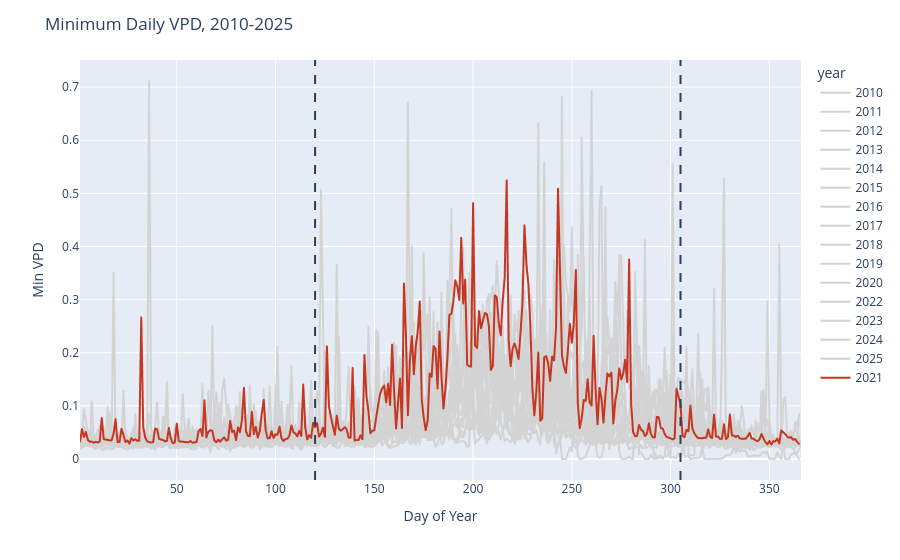

Notebook code cell kept with this figure:
### Code cell
### Min VPD
fig_min_vpd = create_annual_lineplot(grouped_weather_vpd, val_column='min_val', year_list=list(range(2010,2025 + 1)), highlight_year='2021')
fig_min_vpd.update_layout(title='Minimum Daily VPD, 2010-2025', xaxis_title='Day of Year', yaxis_title='Min VPD')
fig_min_vpd.show()

### Figure 1 — Plotly figure (JSON) as saved in the notebook; plotly's stock layout.template omitted (floating-point values rounded to 4 significant figures; data arrays with more than 128 entries replaced by an {"elided": "..."} marker saying what was removed)
{"data": [{"hovertemplate": "year=2010<br>DOY=%{x}<br>min_val=%{y}<extra></extra>", "legendgroup": "2010", "line": {"color": "lightgrey", "dash": "solid"}, "marker": {"symbol": "circle"}, "mode": "lines", "name": "2010", "showlegend": true, "type": "scattergl", "x": {"elided": "357 int values"}, "xaxis": "x", "y": {"elided": "357 float values"}, "yaxis": "y"}, {"hovertemplate": "year=2011<br>DOY=%{x}<br>min_val=%{y}<extra></extra>", "legendgroup": "2011", "line": {"color": "lightgrey", "dash": "solid"}, "marker": {"symbol": "circle"}, "mode": "lines", "name": "2011", "showlegend": true, "type": "scattergl", "x": {"elided": "364 int values"}, "xaxis": "x", "y": {"elided": "364 float values"}, "yaxis": "y"}, {"hovertemplate": "year=2012<br>DOY=%{x}<br>min_val=%{y}<extra></extra>", "legendgroup": "2012", "line": {"color": "lightgrey", "dash": "solid"}, "marker": {"symbol": "circle"}, "mode": "lines", "name": "2012", "showlegend": true, "type": "scattergl", "x": {"elided": "366 int values"}, "xaxis": "x", "y": {"elided": "366 float values"}, "yaxis": "y"}, {"hovertemplate": "year=2013<br>DOY=%{x}<br>min_val=%{y}<extra></extra>", "legendgroup": "2013", "line": {"color": "lightgrey", "dash": "solid"}, "marker": {"symbol": "circle"}, "mode": "lines", "name": "2013", "showlegend": true, "type": "scattergl", "x": {"elided": "365 int values"}, "xaxis": "x", "y": {"elided": "365 float values"}, "yaxis": "y"}, {"hovertemplate": "year=2014<br>DOY=%{x}<br>min_val=%{y}<extra></extra>", "legendgroup": "2014", "line": {"color": "lightgrey", "dash": "solid"}, "marker": {"symbol": "circle"}, "mode": "lines", "name": "2014", "showlegend": true, "type": "scattergl", "x": {"elided": "365 int values"}, "xaxis": "x", "y": {"elided": "365 float values"}, "yaxis": "y"}, {"hovertemplate": "year=2015<br>DOY=%{x}<br>min_val=%{y}<extra></extra>", "legendgroup": "2015", "line": {"color": "lightgrey", "dash": "solid"}, "marker": {"symbol": "circle"}, "mode": "lines", "name": "2015", "showlegend": true, "type": "scattergl", "x": {"elided": "365 int values"}, "xaxis": "x", "y": {"elided": "365 float values"}, "yaxis": "y"}, {"hovertemplate": "year=2016<br>DOY=%{x}<br>min_val=%{y}<extra></extra>", "legendgroup": "2016", "line": {"color": "lightgrey", "dash": "solid"}, "marker": {"symbol": "circle"}, "mode": "lines", "name": "2016", "showlegend": true, "type": "scattergl", "x": {"elided": "366 int values"}, "xaxis": "x", "y": {"elided": "366 float values"}, "yaxis": "y"}, {"hovertemplate": "year=2017<br>DOY=%{x}<br>min_val=%{y}<extra></extra>", "legendgroup": "2017", "line": {"color": "lightgrey", "dash": "solid"}, "marker": {"symbol": "circle"}, "mode": "lines", "name": "2017", "showlegend": true, "type": "scattergl", "x": {"elided": "346 int values"}, "xaxis": "x", "y": {"elided": "346 float values"}, "yaxis": "y"}, {"hovertemplate": "year=2018<br>DOY=%{x}<br>min_val=%{y}<extra></extra>", "legendgroup": "2018", "line": {"color": "lightgrey", "dash": "solid"}, "marker": {"symbol": "circle"}, "mode": "lines", "name": "2018", "showlegend": true, "type": "scattergl", "x": {"elided": "365 int values"}, "xaxis": "x", "y": {"elided": "365 float values"}, "yaxis": "y"}, {"hovertemplate": "year=2019<br>DOY=%{x}<br>min_val=%{y}<extra></extra>", "legendgroup": "2019", "line": {"color": "lightgrey", "dash": "solid"}, "marker": {"symbol": "circle"}, "mode": "lines", "name": "2019", "showlegend": true, "type": "scattergl", "x": {"elided": "365 int values"}, "xaxis": "x", "y": {"elided": "365 float values"}, "yaxis": "y"}, {"hovertemplate": "year=2020<br>DOY=%{x}<br>min_val=%{y}<extra></extra>", "legendgroup": "2020", "line": {"color": "lightgrey", "dash": "solid"}, "marker": {"symbol": "circle"}, "mode": "lines", "name": "2020", "showlegend": true, "type": "scattergl", "x": {"elided": "366 int values"}, "xaxis": "x", "y": {"elided": "366 float values"}, "yaxis": "y"}, {"hovertemplate": "year=2022<br>DOY=%{x}<br>min_val=%{y}<extra></extra>", "legendgroup": "2022", "line": {"color": "lightgrey", "dash": "solid"}, "marker": {"symbol": "circle"}, "mode": "lines", "name": "2022", "showlegend": true, "type": "scattergl", "x": {"elided": "365 int values"}, "xaxis": "x", "y": {"elided": "365 float values"}, "yaxis": "y"}, {"hovertemplate": "year=2023<br>DOY=%{x}<br>min_val=%{y}<extra></extra>", "legendgroup": "2023", "line": {"color": "lightgrey", "dash": "solid"}, "marker": {"symbol": "circle"}, "mode": "lines", "name": "2023", "showlegend": true, "type": "scattergl", "x": {"elided": "362 int values"}, "xaxis": "x", "y": {"elided": "362 float values"}, "yaxis": "y"}, {"hovertemplate": "year=2024<br>DOY=%{x}<br>min_val=%{y}<extra></extra>", "legendgroup": "2024", "line": {"color": "lightgrey", "dash": "solid"}, "marker": {"symbol": "circle"}, "mode": "lines", "name": "2024", "showlegend": true, "type": "scattergl", "x": {"elided": "366 int values"}, "xaxis": "x", "y": {"elided": "366 float values"}, "yaxis": "y"}, {"hovertemplate": "year=2025<br>DOY=%{x}<br>min_val=%{y}<extra></extra>", "legendgroup": "2025", "line": {"color": "lightgrey", "dash": "solid"}, "marker": {"symbol": "circle"}, "mode": "lines", "name": "2025", "showlegend": true, "type": "scattergl", "x": {"elided": "365 int values"}, "xaxis": "x", "y": {"elided": "365 float values"}, "yaxis": "y"}, {"hovertemplate": "year=2021<br>DOY=%{x}<br>min_val=%{y}<extra></extra>", "legendgroup": "2021", "line": {"color": "#c73620", "dash": "solid"}, "marker": {"symbol": "circle"}, "mode": "lines", "name": "2021", "showlegend": true, "type": "scattergl", "x": {"elided": "365 int values"}, "xaxis": "x", "y": {"elided": "365 float values"}, "yaxis": "y"}], "layout": {"legend": {"title": {"text": "year"}, "tracegroupgap": 0}, "margin": {"t": 60}, "shapes": [{"line": {"dash": "dash"}, "type": "line", "x0": "120", "x1": "120", "xref": "x", "y0": 0, "y1": 1, "yref": "y domain"}, {"line": {"dash": "dash"}, "type": "line", "x0": "305", "x1": "305", "xref": "x", "y0": 0, "y1": 1, "yref": "y domain"}], "title": {"text": "Minimum Daily VPD, 2010-2025"}, "xaxis": {"anchor": "y", "domain": [0, 1], "title": {"text": "Day of Year"}}, "yaxis": {"anchor": "x", "domain": [0, 1], "title": {"text": "Min VPD"}}}}
